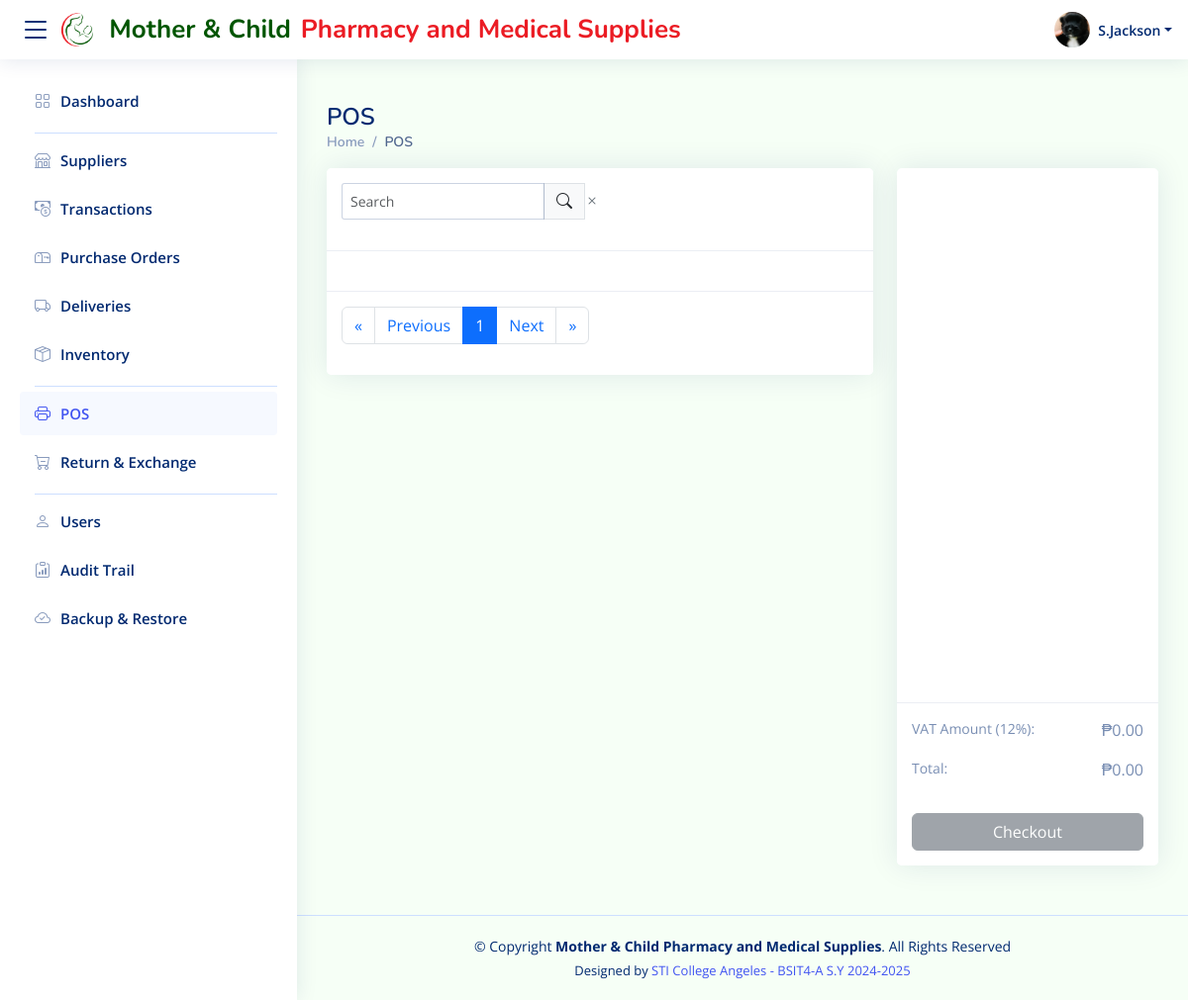
Page /pos/pos.php (signed in) on the committed database.
### tables this page shows
CREATE TABLE `users` (
  `AccountID` int(10) unsigned NOT NULL AUTO_INCREMENT,
  `employeeName` varchar(255) NOT NULL,
  `employeeLName` varchar(255) NOT NULL,
  `role` varchar(255) NOT NULL,
  `accountName` varchar(255) NOT NULL,
  `password` varchar(255) NOT NULL,
  `picture` text NOT NULL DEFAULT 'profile_icon.png',
  `dateCreated` datetime NOT NULL DEFAULT current_timestamp(),
  `status` varchar(255) NOT NULL DEFAULT 'Active',
  `connected` enum('1','0') NOT NULL DEFAULT '0',
  `SuppliersPerms` enum('on','off') NOT NULL DEFAULT 'off',
  `TransactionsPerms` enum('on','off') NOT NULL DEFAULT 'off',
  `InventoryPerms` enum('on','off') NOT NULL DEFAULT 'off',
  `POSPerms` enum('on','off') NOT NULL DEFAULT 'off',
  `REPerms` enum('on','off') NOT NULL DEFAULT 'off',
  `POPerms` enum('on','off') NOT NULL DEFAULT 'off',
  `UsersPerms` enum('on','off') NOT NULL DEFAULT 'off',
  PRIMARY KEY (`AccountID`),
  UNIQUE KEY `accountName` (`accountName`)
);

### fetchUser.php (called while the page is built, shortened)
<?php
$accountID = $_SESSION['AccountID'];
$servername = "localhost";
$username = "root";
$password = "";
$dbname = "motherchildpharmacy";
$conn = new mysqli($servername, $username, $password, $dbname);
$sql = $conn->prepare("SELECT * FROM users WHERE AccountID = ?");
$sql->bind_param("i", $accountID);
$sql->execute();
$result = $sql->get_result();
if ($result->num_rows > 0) {
    $user = $result->fetch_assoc();
    $employeeName = $user['employeeName'];
    $employeeLName = $user['employeeLName'];
    $picture = $user['picture'];
    $employeeFullName = $employeeName . " " . $employeeLName;
    $nameParts = explode(' ', $employeeFullName);
    $initials = strtoupper($nameParts[0][0]);
    $formattedName = $initials . '.' . end($nameParts);
} else {
    $formattedName = "Unknown";
    $role = "Unknown";
    $picture = "resources/img/profile_icon.png";
}
?>

### pos/pos.php (the view, shortened to what this page needs)
<?php include '../fetchUser.php'; ?>
<!DOCTYPE html>
<html lang="en">
<head>
  <link href="../resources/vendor/bootstrap/css/bootstrap.min.css" rel="stylesheet">
  <link href="../resources/vendor/bootstrap-icons/bootstrap-icons.css" rel="stylesheet">
  <link href="../resources/vendor/boxicons/css/boxicons.min.css" rel="stylesheet">
  <link href="../resources/vendor/quill/quill.snow.css" rel="stylesheet">
  <link href="../resources/vendor/quill/quill.bubble.css" rel="stylesheet">
  <link href="../resources/vendor/remixicon/remixicon.css" rel="stylesheet">
  <link href="../resources/vendor/simple-datatables/style.css" rel="stylesheet">
  <link href="pos_styles.css" rel="stylesheet">
</head>
<body>
  <header id="header" class="header fixed-top d-flex align-items-center">
    <div class="d-flex align-items-center justify-content-between">
      <i class="bi bi-list toggle-sidebar-btn"></i>
      <a href="pos.php" class="logo d-flex align-items-center">
        <img src="../resources/img/logo.png" alt="">
        <span class="d-none d-lg-block span1">Mother & Child</span>
        <span class="d-none d-lg-block span2">Pharmacy and Medical Supplies</span>
      </a>
    </div>
    <nav class="header-nav ms-auto">
      <ul class="d-flex align-items-center">
        <li class="nav-item dropdown pe-3">
          <a class="nav-link nav-profile d-flex align-items-center pe-0" href="#" data-bs-toggle="dropdown">
            <img src="../users/uploads/<?php echo htmlspecialchars($picture); ?>" alt="Profile" class="rounded-circle">
            <span class="d-none d-md-block dropdown-toggle ps-2"><?php echo htmlspecialchars($formattedName); ?></span>
          </a>
        </li>
      </ul>
    </nav>
    <div class="toast-container position-fixed top-0 end-0 p-3">
      <div class="toast-container position-fixed top-0 start-50 translate-middle-x p-3">
      </div>
  </header>
  <aside id="sidebar" class="sidebar">
    <ul class="sidebar-nav" id="sidebar-nav">
      <li class="nav-item">
        <a class="nav-link collapsed" href="../dashboard/dashboard.php">
          <i class="bi bi-grid"></i>
          <span>Dashboard</span>
        </a>
      </li>
      <li class="nav-heading"></li>
      <?php if ($_SESSION['SuppliersPerms'] === 'on'): ?>
        <li class="nav-item">
          <a class="nav-link collapsed" href="../suppliers/suppliers.php">
            <i class="bi bi-shop"></i>
            <span>Suppliers</span>
          </a>
        </li>
      <?php endif; ?>
      <?php if ($_SESSION['TransactionsPerms'] === 'on'): ?>
        <li class="nav-item">
          <a class="nav-link collapsed" href="../transactions/transactions.php">
            <i class="bi bi-cash-coin"></i>
            <span>Transactions</span>
          </a>
        </li>
      <?php endif; ?>
      <?php if ($_SESSION['POPerms'] === 'on'): ?>
        <li class="nav-item">
          <a class="nav-link collapsed" href="../purchaseorders/purchaseorders.php">
            <i class="bi bi-mailbox"></i>
            <span>Purchase Orders</span>
          </a>
        </li>
      <?php endif; ?>
      <?php if ($_SESSION['POPerms'] === 'on'): ?>
        <li class="nav-item">
          <a class="nav-link collapsed" href="../delivery/delivery.php">
            <i class="bi bi-truck"></i>
            <span>Deliveries</span>
          </a>
        </li>
      <?php endif; ?>
      <?php if ($_SESSION['InventoryPerms'] === 'on'): ?>
        <li class="nav-item">
          <a class="nav-link collapsed" href="../inventory/inventory.php">
            <i class="bi bi-box-seam"></i>
            <span>Inventory</span>
          </a>
        </li>
      <?php endif; ?>
      <li class="nav-heading"></li>
      <?php if ($_SESSION['POSPerms'] === 'on'): ?>
        <li class="nav-item">
          <a class="nav-link" href="../pos/pos.php">
            <i class="bi bi-printer"></i>
            <span>POS</span>
          </a>
        </li>
      <?php endif; ?>
      <?php if ($_SESSION['REPerms'] === 'on'): ?>
        <li class="nav-item">
          <a class="nav-link collapsed" href="../returnexchange/returnexchange.php">
            <i class="bi bi-cart-dash"></i>
            <span>Return & Exchange</span>
          </a>
        </li>
      <?php endif; ?>
      <li class="nav-heading"></li>
      <?php if ($_SESSION['UsersPerms'] === 'on'): ?>
        <li class="nav-item">
          <a class="nav-link collapsed" href="../users/users.php">
            <i class="bi bi-person"></i>
            <span>Users</span>
          </a>
        </li>
      <?php endif; ?>
      <?php if ($_SESSION['UsersPerms'] === 'on'): ?>
        <li class="nav-item">
          <a class="nav-link collapsed" href="../audittrail/audittrail.php">
            <i class="bi bi-clipboard-data"></i>
            <span>Audit Trail</span>
          </a>
        </li>
      <?php endif; ?>
      <?php if ($_SESSION['UsersPerms'] === 'on'): ?>
        <li class="nav-item">
          <a class="nav-link collapsed" href="../backuprestore/backuprestore.php">
            <i class="bi bi-cloud-check"></i>
            <span>Backup & Restore</span>
          </a>
        </li>
      <?php endif; ?>
    </ul>
  </aside>
  <main id="main" class="main">
    <div class="pagetitle">
      <h1>POS</h1>
      <nav>
        <ol class="breadcrumb">
          <li class="breadcrumb-item"><a href="../dashboard/dashboard.php">Home</a></li>
          <li class="breadcrumb-item active">POS</li>
        </ol>
      </nav>
    </div>
    <section class="section pos">
      <div class="row">
        <div class="col-lg-8">
          <div class="row">
            <div class="col-12">
              <div class="card">
                <div class="card-header">
                  <div class="search-bar">
                    <form class="search-form d-flex align-items-center" method="POST" action="#">
                      <div class="input-group">
                        <input type="text" name="query" placeholder="Search" title="Enter search keyword"
                          class="form-control">
                        <span class="input-group-text">
                          <i class="bi bi-search"></i>
                        </span>
                        <button type="button" title="Clear" class="btn btn-outline-secondary" id="clear-search">
                          <i class="bi bi-x"></i>
                        </button>
                      </div>
                    </form>
                  </div>
                </div>
                <div class="card-body">
                </div>
                <div class="card-footer">
                  <div class="row align-items-top">
                    <div class="col-lg-6">
                      <nav aria-label="Page navigation">
                        <ul class="pagination">
                          <li class="page-item">
                            <a class="page-link" href="#" aria-label="First">
                              <span aria-hidden="true">«</span>
                            </a>
                          </li>
                          <li class="page-item" id="prev-page">
                            <a class="page-link" href="#">Previous</a>
                          </li>
                          <li class="page-item active" id="page-1">
                            <a class="page-link" href="#">1</a>
                          </li>
                          <li class="page-item" id="next-page">
                            <a class="page-link" href="#">Next</a>
                          </li>
                          <li class="page-item">
                            <a class="page-link" href="#" aria-label="Last">
                              <span aria-hidden="true">»</span>
                            </a>
                          </li>
                        </ul>
                      </nav>
                    </div>
                  </div>
                </div>
              </div>
            </div>
          </div>
        </div>
        <div class="col-lg-4">
          <div class="card" id="basket">
            <div class="card-body">
              <div class="list-group" id="basket-items" style="height: 500px; overflow-y: auto;">
              </div>
            </div>
            <div>
              <div class="card-footer">
                <div class="d-flex w-100 justify-content-between">
                  <small>VAT Amount (12%):</small>
                  <p id="basket-tax">₱0.00</p>
                </div>
                <div class="d-flex w-100 justify-content-between">
                  <small>Total:</small>
                  <p id="basket-total">₱0.00</p>
                </div>
                <div class="d-grid gap-2 mt-3">
                  <button id="checkout" type="button" class="btn btn-primary" data-bs-toggle="modal"
                    data-bs-target="#verticalycentered" disabled>
                    Checkout
                  </button>
                </div>
              </div>
            </div>
          </div>
        </div>
      </div>
    </section>
  </main>
  <footer id="footer" class="footer">
    <div class="copyright">
      &copy; Copyright <strong><span>Mother & Child Pharmacy and Medical Supplies</span></strong>. All Rights Reserved
    </div>
    <div class="credits">
      Designed by <a href="https://www.sti.edu/campuses-details.asp?campus_id=QU5H">STI College Angeles - BSIT4-A S.Y
        2024-2025 </a>
    </div>
  </footer>
</body>
</html>

### pos/pos_styles.css (style rules this page uses)
:root { scroll-behavior: smooth; }
body { font-family: "Open Sans", sans-serif; background: #f6fff6; color: #444444; }
a { color: #4154f1; text-decoration: none; }
h1, h2, h3, h4, h5, h6 { font-family: "Nunito", sans-serif; }
#main { margin-top: 60px; padding: 20px 30px; transition: all 0.3s; }
.pagetitle { margin-bottom: 10px; }
.pagetitle h1 { font-size: 24px; margin-bottom: 0; font-weight: 600; color: #012970; }
.card { margin-bottom: 30px; border: none; border-radius: 5px; box-shadow: 0px 0 30px rgba(1, 41, 112, 0.1); }
.card-header, .card-footer { border-color: #ebeef4; background-color: #fff; color: #798eb3; padding: 15px; }
.card-body { padding: 20px 20px 20px 20px; }
.breadcrumb { font-size: 14px; font-family: "Nunito", sans-serif; color: #899bbd; font-weight: 600; }
.breadcrumb a { color: #899bbd; transition: 0.3s; }
.breadcrumb .breadcrumb-item::before { color: #899bbd; }
.breadcrumb .active { color: #51678f; font-weight: 600; }
.logo { line-height: 1; }
@media (min-width: 1200px) { .logo { width: 630px; } }
.logo img { max-height: 35px; margin-right: 6px; }
.logo span { font-size: 26px; font-weight: 700; font-family: "Nunito", sans-serif; }
.logo .span1 { color: #005500FF; padding: 0 10px; }
.logo .span2 { color: #EB1C24FF; }
.header { transition: all 0.5s; z-index: 997; height: 60px; box-shadow: 0px 2px 20px rgba(1, 41, 112, 0.1); background-color: #fff; padding-left: 20px; }
.header .toggle-sidebar-btn { font-size: 32px; padding-right: 10px; cursor: pointer; color: #012970; }
.search-form { width: 50%; }
.search-form input { border: 0; font-size: 14px; color: #012970; border: 1px solid rgba(1, 41, 112, 0.2); padding: 7px 38px 7px 8px; border-radius: 3px; transition: 0.3s; width: 100%; }
.search-form button { border: 0; padding: 0; margin-left: -30px; background: none; }
.header-nav ul { list-style: none; }
.header-nav>ul { margin: 0; padding: 0; }
.header-nav .nav-profile { color: #012970; }
.header-nav .nav-profile img { height: 36px; width: 36px; object-fit: cover; }
.header-nav .nav-profile span { font-size: 14px; font-weight: 600; }
.sidebar { position: fixed; top: 60px; left: 0; bottom: 0; width: 300px; z-index: 996; transition: all 0.3s; padding: 20px; overflow-y: auto; scrollbar-width: thin; scrollbar-color: #aab7cf transparent; box-shadow: 0px 0px 20px rgba(1, 41, 112, 0.1); background-color: #fff; }
@media (min-width: 1200px) { #main, #footer { margin-left: 300px; } }
.nav-heading { border-top: 1px solid #cddfff; }
.sidebar-nav { padding: 0; margin: 0; list-style: none; }
.sidebar-nav li { padding: 0; margin: 0; list-style: none; }
.sidebar-nav .nav-item { margin-bottom: 5px; }
.sidebar-nav .nav-heading { font-size: 11px; text-transform: uppercase; color: #899bbd; font-weight: 600; margin: 10px 0 5px 15px; }
.sidebar-nav .nav-link { display: flex; align-items: center; font-size: 15px; font-weight: 600; color: #4154f1; transition: 0.3; background: #f6f9ff; padding: 10px 15px; border-radius: 4px; height: 44px; }
.sidebar-nav .nav-link i { font-size: 16px; margin-right: 10px; color: #4154f1; }
.sidebar-nav .nav-link.collapsed { color: #012970; background: #fff; }
.sidebar-nav .nav-link.collapsed i { color: #899bbd; }
.footer { padding: 20px 0; font-size: 14px; transition: all 0.3s; border-top: 1px solid #cddfff; }
.footer .copyright { text-align: center; color: #012970; }
.footer .credits { padding-top: 5px; text-align: center; font-size: 13px; color: #012970; }
.col-12 { padding-bottom: 20px; }
.toast-container { position: fixed; z-index: 1056 !important; }

### rows in the picture
users: picture (picture), formattedName "S.Jackson"
